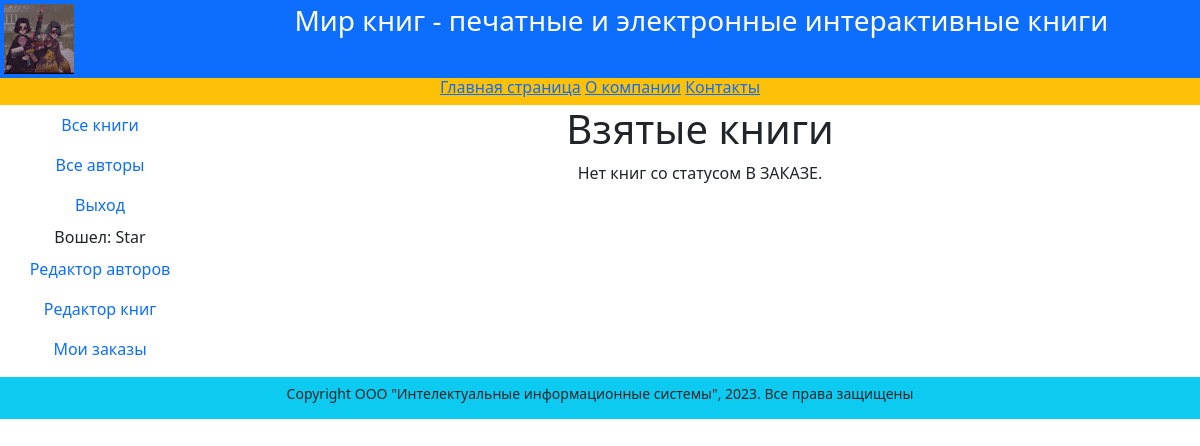
/mybooks/ (signed in), run on an earlier commit of the app's database.
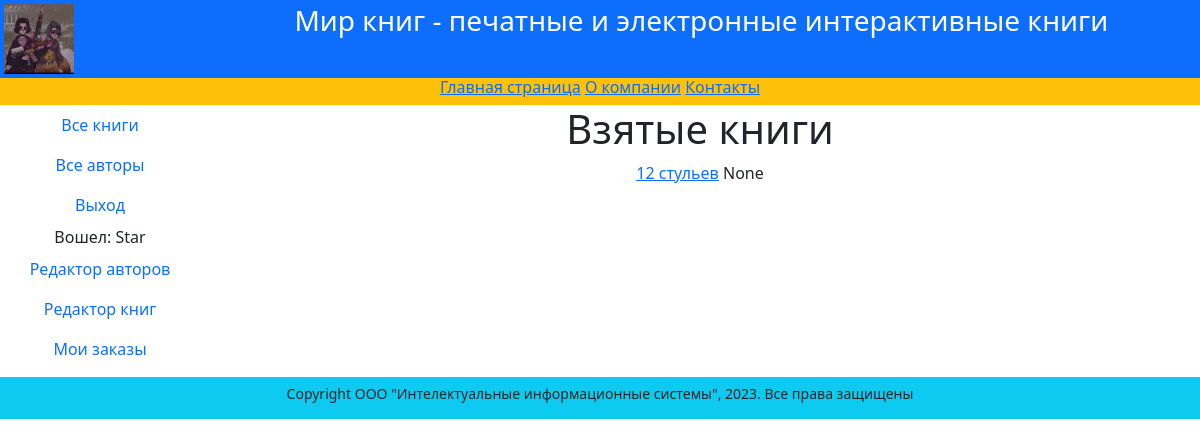
And on a later commit of the database.
### catalog/models.py (models this page shows, shortened)
class BookInstance(models.Model):
    book = models.ForeignKey('Book', on_delete=models.CASCADE, null=True)
    inv_nom = models.CharField(max_length=20, help_text="Введите инвентраный номер экземпояра",
                               verbose_name="Инвентарный номер", null=True)
    status = models.ForeignKey('Status', on_delete=models.CASCADE, help_text="Изменить состояние экземпляра",
                               verbose_name="Статус экземпляра книги", null=True)
    due_back = models.DateField(help_text="Введите конец срока статуса", verbose_name="Дата окончания статуса",
                                null=True, blank=True)
    borrower = models.ForeignKey(User, on_delete=models.SET_NULL, null=True, blank=True,
                                 verbose_name="Заказчик", help_text="Выберите заказчика книги")
    objects = models.Manager()
    @property
    def is_overdue(self):
        if self.due_back and date.today() > self.due_back:
            return True
        return False
    class Meta:
        ordering = ["-due_back"]

class Book(models.Model):
    title = models.CharField(max_length=200, help_text="Введите название книги", verbose_name="Название книги")
    genre = models.ForeignKey('Genre', on_delete=models.CASCADE, help_text="Введите жанр для книги",
                              verbose_name="Жанр книги", null=True)
    language = models.ForeignKey('Language', on_delete=models.CASCADE, help_text="Введите язык книги",
                                 verbose_name="Язык книги", null=True)
    publisher = models.ForeignKey('Publisher', on_delete=models.CASCADE, help_text="Выберите издательство",
                                  verbose_name="Издательство", null=True)
    year = models.CharField(max_length=4, help_text="Введите год издания", verbose_name="Год издания")
    author = models.ManyToManyField('Author', help_text="Выберите автора (авторов) книги",
                                    verbose_name="Автор (авторы) книги")
    summary = models.TextField(max_length=1000, help_text="Введите краткое описание книги",
                               verbose_name="Аннотация книги")
    isbn = models.CharField(max_length=13, help_text="Должно содержать 13 символов", verbose_name="ISBN книги")
    price = models.DecimalField(decimal_places=2, max_digits=7, help_text="Введите цену книги",
                                verbose_name="Цена (руб.)")
    photo = models.ImageField(upload_to='images', help_text="Введите изображение обложки",
                              verbose_name="Изображение обложки")
    objects = models.Manager()
    def display_author(self):
        return ', '.join([author.last_name for author in self.author.all()])
    display_author.short_description = 'Авторы'

### catalog/views.py (the view)
# urls.py: path('mybooks/', views.LoanedBooksByUserListView.as_view(), name='my-borrowed'),
class LoanedBooksByUserListView(LoginRequiredMixin, generic.ListView):
    model = BookInstance
    template_name = 'catalog/bookinstance_list_borrowed_user.html'
    paginate_by = 10
    def get_queryset(self):
        return BookInstance.objects.filter(borrower=self.request.user).filter(status__exact='2').order_by('due_back')

### templates/catalog/bookinstance_list_borrowed_user.html
{% extends 'catalog/base.html' %}
{% block content %}
    <h1>Взятые книги</h1>
    {% if bookinstance_list %}
        {% for bookinst in bookinstance_list %}
            <div class="{% if bookinst.is_overdue %}text-danger{% endif %}">
                <a href="{% url 'book-detail' bookinst.book.pk %}">{{ bookinst.book.title }}</a>
                {{ bookinst.due_back }}
            </div>
        {% endfor %}
    {% else %}
        <p>Нет книг со статусом В ЗАКАЗЕ.</p>
    {% endif %}
{% endblock %}

What changed in the data, as far as the page shows it:
now on this page (row edited): BookInstance: book "12 стульев", due_back "None"
Also different on the page:
text no longer shown: "Нет книг со статусом В ЗАКАЗЕ."
